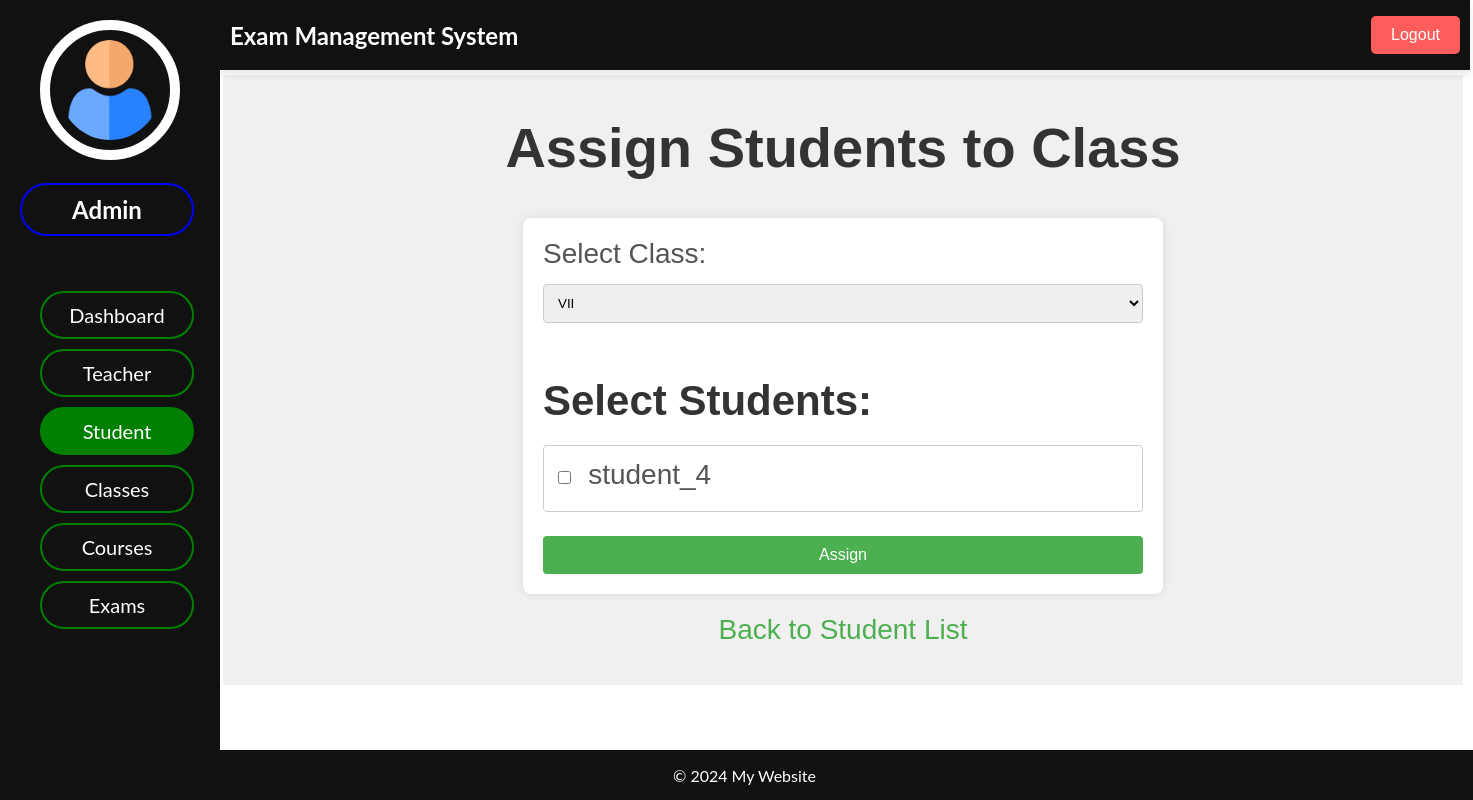
Page /adminpanel/students/assign2class on the earlier database version.
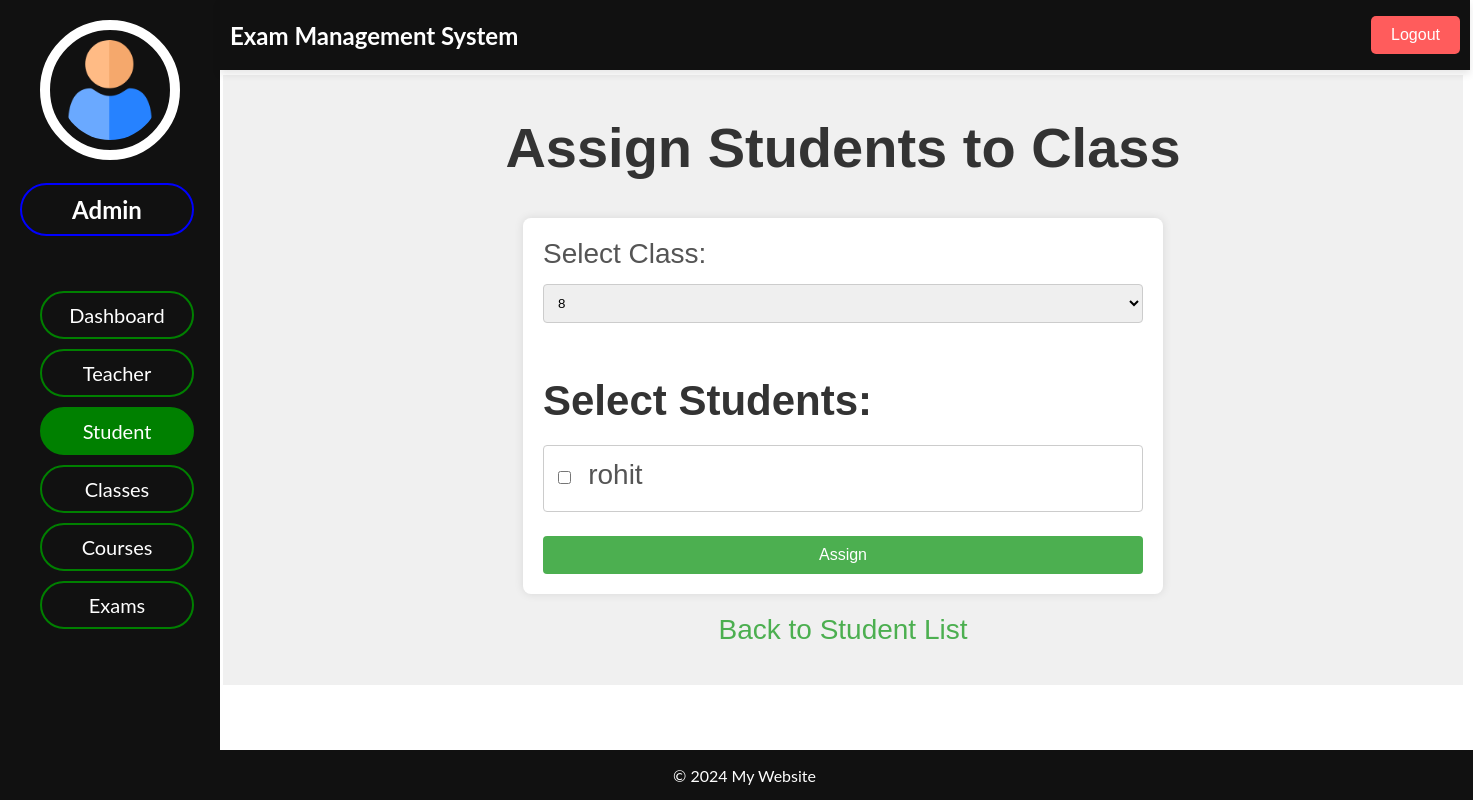
Same page on the later database version.
### admin_panel/models.py (models this page shows, shortened)
class Student(models.Model):
    student_id = models.AutoField(primary_key=True)
    name = models.CharField(max_length=100)
    face_image = models.BinaryField(null=True, blank=True)
    registration_no = models.CharField(max_length=50)
    email = models.EmailField()
    phone = models.CharField(max_length=15)
    class_id = models.ForeignKey(Class, null=True, blank=True, on_delete=models.SET_NULL)

### admin_panel/views.py (the view, shortened to what this page needs)
# urls.py: path('students/assign2class', views.student_assign2class, name='student_assign2class'),
def student_assign2class(request):
    students = [stud for stud in Student.objects.all() if not stud.class_id]
    classes = Class.objects.all()
    return render(request, 'students/student_assign2class.html', {'students': students, 'classes': classes})

### admin_panel/templates/students/student_assign2class.html (shortened to what this page needs)
{% extends "dashboard/index.html" %}
{% block header %}
    {% include "dashboard/header.html" %}
{% endblock header %}
{% block sidenav %}
    {% include "students/sidenav.html" %}
{% endblock sidenav %}
{% block main %}
    <h1 style="font-family: Arial, sans-serif; color: #333; text-align: center; margin-top: 20px;">Assign Students to Class</h1>
    <form method="post" style="max-width: 600px; margin: 0 auto; padding: 20px; background-color: #fff; box-shadow: 0 0 10px rgba(0, 0, 0, 0.1); border-radius: 8px;">
        <label for="class_id" style="font-family: Arial, sans-serif; color: #555; display: block; margin-bottom: 10px;">Select Class:</label>
        <select name="class_id" id="class_id" style="width: 100%; padding: 10px; margin-bottom: 20px; border: 1px solid #ccc; border-radius: 4px;">
            {% for class in classes %}
                <option value="{{ class.pk }}">{{ class.name }}</option>
            {% endfor %}
        </select>
        <h2 style="font-family: Arial, sans-serif; color: #333; margin-bottom: 20px;">Select Students:</h2>
        <div style="max-height: 300px; overflow-y: auto; border: 1px solid #ccc; padding: 10px; border-radius: 4px; margin-bottom: 20px;">
            {% for student in students %}
                <div style="margin-bottom: 10px;">
                    <input type="checkbox" id="student_{{ student.pk }}" name="students" value="{{ student.pk }}" style="margin-right: 10px;">
                    <label for="student_{{ student.pk }}" style="font-family: Arial, sans-serif; color: #555;">{{ student.name }}</label>
                </div>
            {% endfor %}
        </div>
        <button type="submit" style="width: 100%; padding: 10px; background-color: #4CAF50; color: white; border: none; border-radius: 4px; font-family: Arial, sans-serif; font-size: 16px; cursor: pointer; transition: background-color 0.3s ease;">
            Assign
        </button>
    </form>
    <a href="{% url 'student_list' %}" style="display: block; text-align: center; margin-top: 20px; font-family: Arial, sans-serif; color: #4CAF50; text-decoration: none;">Back to Student List</a>
{% endblock main %}
{% block footer %}
    {% include "dashboard/footer.html" %}
{% endblock footer %}

Differences in the rows shown:
removed Student: name "student_4"
added Student: name "rohit"
Other differences:
form field class_id: "VII" → "8"
